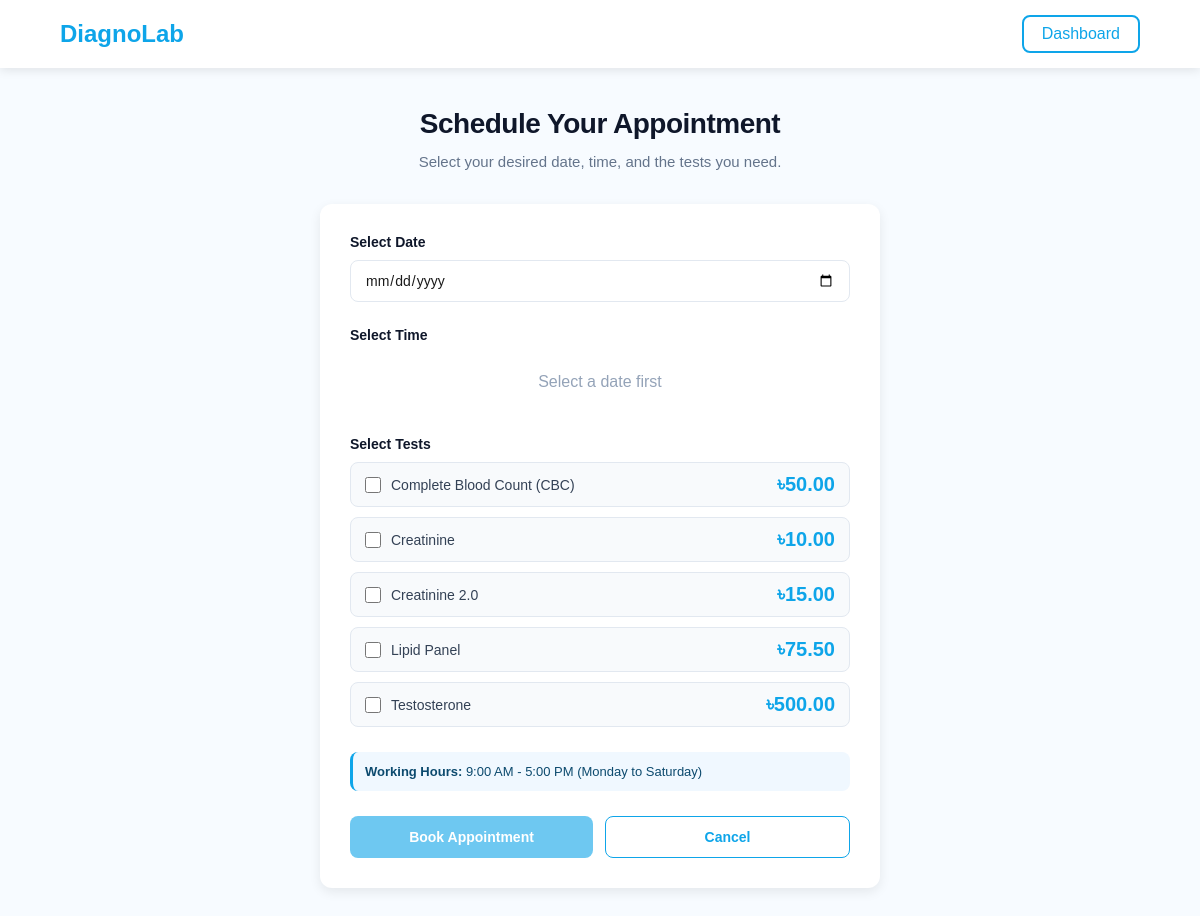
The page /book-appointment.php (signed in) on the database its author committed.
### tables this page shows
CREATE TABLE `tests` (
  `test_id` int(11) NOT NULL,
  `test_name` varchar(100) NOT NULL,
  `description` text DEFAULT NULL,
  `price` decimal(10,2) NOT NULL,
  `status` enum('Active','Inactive') DEFAULT 'Active'
);

### book-appointment.php (the view, shortened to what this page needs)
<?php
require_once 'config/init.php';
$tests_result = $conn->query("SELECT * FROM tests WHERE status = 'Active' ORDER BY test_name ASC");
?>
<!DOCTYPE html>
<html lang="en">
<head>
    <link rel="stylesheet" href="assets/css/style.css">
</head>
<body>
    <div class="navbar">
        <a href="dashboard.php" class="logo">DiagnoLab</a>
        <div class="nav-buttons">
            <a href="dashboard.php" class="btn-outline">Dashboard</a>
        </div>
    </div>
    <div class="appointment-container">
        <div class="appointment-header">
            <h1>Schedule Your Appointment</h1>
            <p>Select your desired date, time, and the tests you need.</p>
        </div>
        <div class="form-card">
            <form action="book-process.php" method="POST">
                <div class="form-group">
                    <label class="form-label">Select Date</label>
                    <input
                        type="date"
                        id="appointment_date"
                        name="appointment_date"
                        class="form-input"
                        required
                    >
                </div>
                <div class="form-group">
                    <label class="form-label">Select Time</label>
                    <div class="time-slots" id="timeSlotsContainer">
                        <p style="grid-column: 1/-1; text-align: center; color: #94a3b8; padding: 20px 0;">
                            Select a date first
                        </p>
                    </div>
                </div>
                <div class="form-group">
                    <label class="form-label">Select Tests</label>
                    <ul class="test-list">
                        <?php while($test = $tests_result->fetch_assoc()): ?>
                        <li>
                            <label>
                                <input type="checkbox" name="test_ids[]" value="<?php echo $test['test_id']; ?>">
                                <?php echo htmlspecialchars($test['test_name']); ?>
                                <span class="test-price">৳<?php echo number_format($test['price'], 2); ?></span>
                            </label>
                        </li>
                        <?php endwhile; ?>
                    </ul>
                </div>
                <div class="info-text">
                    <strong>Working Hours:</strong> 9:00 AM - 5:00 PM (Monday to Saturday)
                </div>
                <div class="button-group">
                    <button type="submit" class="btn-primary" id="submitBtn" disabled>
                        Book Appointment
                    </button>
                    <a href="dashboard.php" class="btn-secondary">Cancel</a>
                </div>
            </form>
        </div>
    </div>
</body>
</html>

### assets/css/style.css (style rules this page uses)
* { margin: 0; padding: 0; box-sizing: border-box; font-family: Arial, sans-serif; }
body { background: #f7fbff; color: #1a1a1a; }
.navbar { background: #fff; padding: 15px 60px; display: flex; justify-content: space-between; align-items: center; box-shadow: 0 2px 10px rgba(0,0,0,0.1); }
.logo { font-size: 24px; font-weight: bold; color: #0ea5e9; text-decoration: none; cursor: default; }
a.logo { cursor: pointer; }
.nav-buttons a { margin-left: 15px; text-decoration: none; }
.nav-buttons { display: flex; align-items: center; gap: 15px; }
.btn-primary { background: #0ea5e9; color: #fff; padding: 10px 20px; border-radius: 8px; border: none; cursor: pointer; font-size: 14px; text-decoration: none; }
.btn-outline { border: 2px solid #0ea5e9; color: #0ea5e9; padding: 8px 18px; border-radius: 8px; background: transparent; }
.test-price { font-size: 20px; font-weight: 700; color: #0ea5e9; }
.appointment-container { max-width: 700px; margin: 50px auto; padding: 0 20px; }
.appointment-header { text-align: center; margin-bottom: 40px; animation: fadeInDown 0.6s ease-out; }
.appointment-header h1 { font-size: 36px; font-weight: 700; color: #0f172a; margin-bottom: 12px; letter-spacing: -0.5px; }
.appointment-header p { font-size: 16px; color: #64748b; line-height: 1.6; }
.form-group { margin-bottom: 0; width: 100%; }
.form-label { display: flex; align-items: center; gap: 10px; font-size: 15px; font-weight: 600; color: #334155; margin-bottom: 14px; cursor: pointer; transition: color 0.2s; }

### book-appointment.php (style rules this page uses)
.appointment-container { padding: 40px 20px; max-width: 600px; margin: 0 auto; }
.appointment-header { text-align: center; margin-bottom: 30px; }
.appointment-header h1 { font-size: 28px; color: #0f172a; margin-bottom: 10px; }
.appointment-header p { color: #64748b; font-size: 15px; }
.form-card { background: white; padding: 30px; border-radius: 12px; box-shadow: 0 4px 12px rgba(0, 0, 0, 0.08); }
.form-group { margin-bottom: 25px; }
.form-label { display: block; font-weight: 600; color: #0f172a; margin-bottom: 10px; font-size: 14px; }
.form-input { width: 100%; padding: 11px 14px; border: 1px solid #e2e8f0; border-radius: 8px; font-size: 14px; color: #1a1a1a; }
.time-slots { display: grid; grid-template-columns: repeat(auto-fit, minmax(75px, 1fr)); gap: 8px; }
.button-group { display: flex; gap: 12px; margin-top: 25px; }
.btn-primary { flex: 1; padding: 12px; background: #0ea5e9; color: white; border: none; border-radius: 8px; font-size: 14px; font-weight: 600; cursor: pointer; }
.btn-primary:disabled { opacity: 0.6; cursor: not-allowed; }
.btn-secondary { flex: 1; padding: 12px; background: white; color: #0ea5e9; border: 1px solid #0ea5e9; border-radius: 8px; font-size: 14px; font-weight: 600; cursor: pointer; text-decoration: none; text-align: center; }
.test-list { list-style: none; padding: 0; margin: 0; }
.test-list li { margin-bottom: 10px; padding: 10px 14px; border: 1px solid #e2e8f0; border-radius: 8px; background: #f8fafc; transition: 0.2s; }
.test-list label { display: flex; align-items: center; gap: 10px; cursor: pointer; font-size: 14px; color: #334155; }
.test-list input[type="checkbox"] { width: 16px; height: 16px; accent-color: #0ea5e9; }
.test-price { margin-left: auto; font-weight: 600; color: #0ea5e9; }
.info-text { background: #f0f8ff; padding: 12px; border-radius: 8px; font-size: 13px; color: #0c4a6e; margin-top: 15px; border-left: 3px solid #0ea5e9; }

### rows shown on the page
tests: test_name "Complete Blood Count (CBC)", price "50.00"
tests: test_name "Creatinine", price "10.00"
tests: test_name "Creatinine 2.0", price "15.00"
tests: test_name "Lipid Panel", price "75.50"
tests: test_name "Testosterone", price "500.00"
